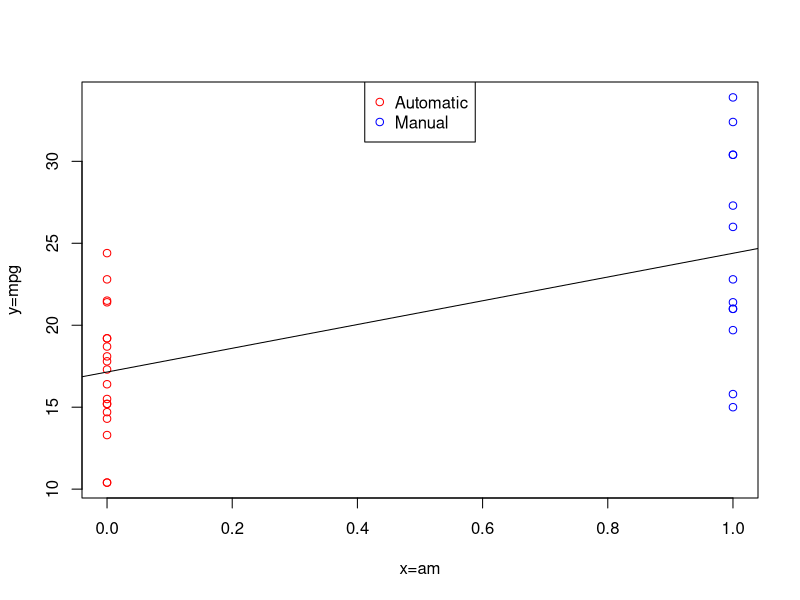

Write R code to recreate this figure.
## ---- chunk 1
data(mtcars)
        
#?mtcars

#Show colnames of mtcars
names(mtcars)
## ---- chunk 2
#Show structure of mtcars
str(mtcars)
## ---- chunk 3
#Theoretical formula
y <- mtcars$mpg
x <- mtcars$am
beta1 <- cor(y,x)*(sd(y)/sd(x))
beta0 <- mean(y) - beta1 * mean(x)
#R function
model.Initial <- lm(y ~ x)
coeffs <- coef(model.Initial)

#Comparation
rbind(c(beta0, beta1), coeffs)
## ---- chunk 4
color <- ifelse(x==0,"red","blue")
plot(x,y,col=color,xlab="x=am",ylab="y=mpg")
legend("top",c("Automatic","Manual"),col=c("red","blue"),pch=1)
abline(model.Initial)
## ---- chunk 5
#Calculate residuals
e.ModelInitial <- y-(beta0+beta1*x)
e.ModelInitial
#R function for residuals
resid(model.Initial)

#Calculate predicted y (mpg)
yhat <- predict(model.Initial)
#Calculate max difference between residual and observed Y - predicted Y (y hat)
max(abs(e.ModelInitial -(y - yhat)))
